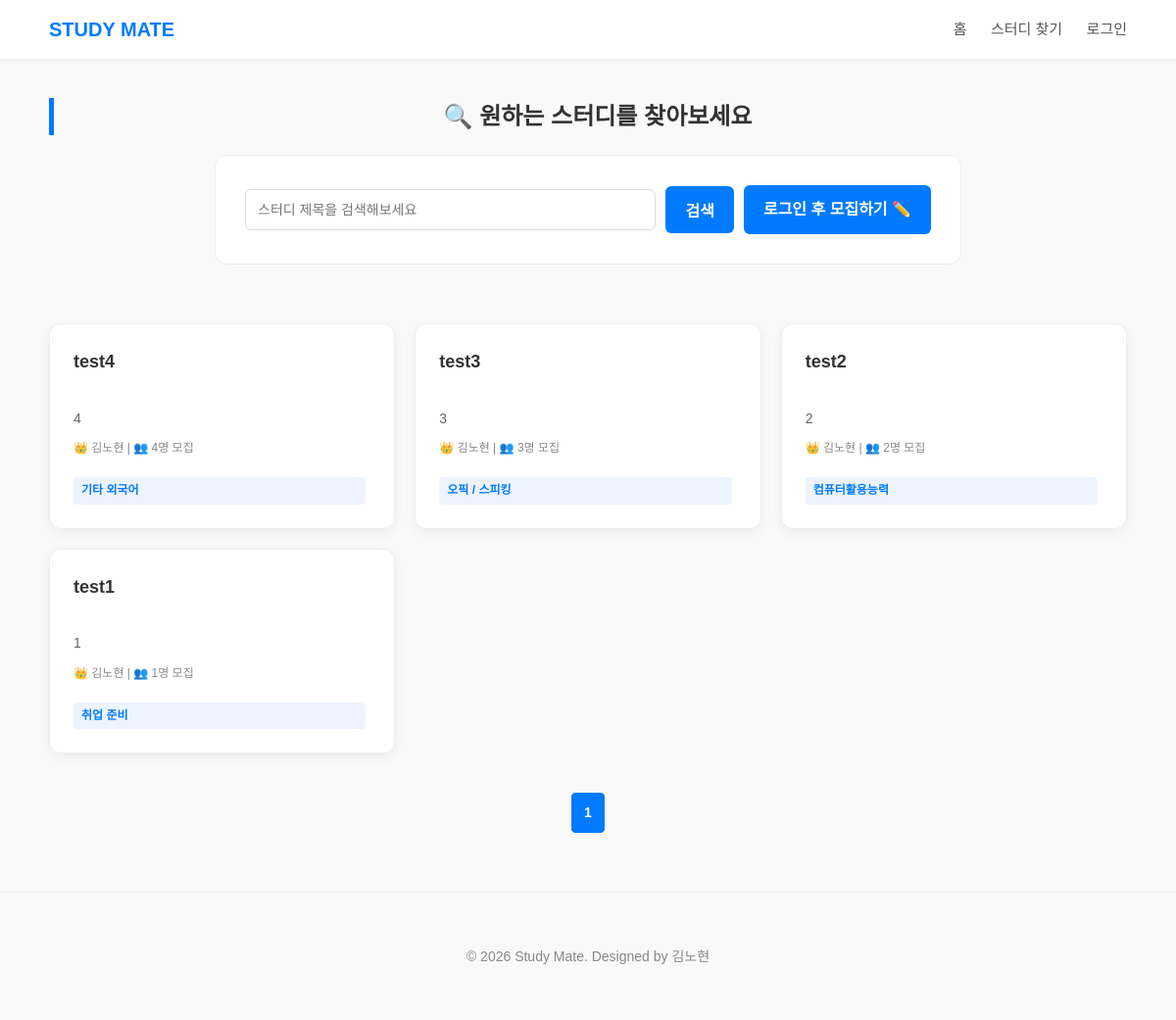
The app's page /study with its own data.
### models.py (models this page shows, shortened)
class Study(db.Model):
    __tablename__ = 'study'
    id = db.Column(db.Integer, primary_key=True)
    title = db.Column(db.String(200), nullable=False)    # 제목
    category = db.Column(db.String(50), nullable=False)  # 카테고리
    member_count = db.Column(db.Integer, nullable=False) # 모집인원
    content = db.Column(db.Text, nullable=False)         # 상세내용
    date = db.Column(db.DateTime, default=get_kst_now)   # 작성시간(한국시간)
    writer = db.Column(db.String(50), nullable=False)
    chat_link = db.Column(db.String(300), nullable=True)

### app.py (the view)
@app.route('/study')
def study():
    page = request.args.get('page', 1, type=int) # 페이지 번호 (기본 1)
    keyword = request.args.get('keyword', type=str, default='') # 검색어 가져오기
    query = Study.query.order_by(Study.date.desc())
    if keyword:
        query = query.filter(Study.title.contains(keyword))
    pagination = query.paginate(page=page, per_page=9)
    return render_template(
        'study.html',
        pagination=pagination,
        user_nickname=session.get('user_nickname'),
        keyword=keyword  # 검색어도 같이 템플릿으로 보내줍니다 (검색창 유지용)
    )

### templates/study.html (shortened to what this page needs)
<!DOCTYPE html>
<html lang="ko">
<head>
    <link rel="stylesheet" href="{{ url_for('static', filename='css/style.css') }}">
</head>
<body>
    <header>
        <div class="nav-container">
            <a href="{{ url_for('index') }}" class="logo">STUDY MATE</a>
            <nav class="nav-menu">
                <a href="{{ url_for('index') }}">홈</a>
                <a href="{{ url_for('study') }}">스터디 찾기</a>
                {% if user_nickname %}
                <div class="user-dropdown">
                    <button class="user-btn" onclick="toggleDropdown()">
                        {{ user_nickname }} <span class="arrow">▾</span>
                    </button>
                    <div class="dropdown-menu" id="dropdownMenu">
                        <a href="{{ url_for('mypage') }}">마이페이지</a>
                        <a href="{{ url_for('my_posts') }}">내가 쓴 글</a>
                        <hr>
                        <a href="{{ url_for('logout') }}">로그아웃</a>
                    </div>
                </div>
                {% else %}
                    <a href="{{ url_for('login') }}">로그인</a>
                {% endif %}
            </nav>
        </div>
    </header>
    <main>
        <section style="text-align: center;">
            <h2>🔍 원하는 스터디를 찾아보세요</h2>
            <form action="{{ url_for('study') }}" method="GET" class="search-box">
                <input type="text" name="keyword" placeholder="스터디 제목을 검색해보세요"
                    value="{{ keyword if keyword else '' }}" style="margin-bottom: 0;">
                <button type="submit" class="primary-btn" style="width: auto; padding: 12px 20px;">검색</button>
                {% if user_nickname %}
                    <a href="{{ url_for('studywrite') }}" class="write-btn">모집하기 ✏️</a>
                {% else %}
                    <a href="{{ url_for('login') }}" class="write-btn">로그인 후 모집하기 ✏️</a>
                {% endif %}
            </form>
        </section>
        <section>
            <div class="study-list">
                {% for post in pagination.items %}
                <a href="{{ url_for('study_detail', study_id=post.id) }}" style="color: inherit;">
                    <article class="card">
                        <h3>{{ post.title }}</h3>
                        <p style="color: #666; font-size: 14px; margin-bottom: 10px;">
                            {% if post.content|length > 50 %}
                                {{ post.content[:50] }}...
                            {% else %}
                                {{ post.content }}
                            {% endif %}
                        </p>
                        <div style="font-size: 12px; color: #888; margin-bottom: 10px;">
                            <span>👑 {{ post.writer }}</span> |
                            <span>👥 {{ post.member_count }}명 모집</span>
                        </div>
                        <span class="tag">{{ post.category }}</span>
                    </article>
                </a>
                {% endfor %}
            </div>
            {% if pagination.total > 0 %}
            <div class="pagination">
                {% for page_num in pagination.iter_pages() %}
                    {% if page_num %}
                        {% if page_num == pagination.page %}
                            <a href="#" class="active">{{ page_num }}</a> {% else %}
                            <a href="?page={{ page_num }}">{{ page_num }}</a>
                        {% endif %}
                    {% else %}
                        <span>...</span>
                    {% endif %}
                {% endfor %}
            </div>
            {% endif %}
        </section>
    </main>
    <footer>
        <p>© 2026 Study Mate. Designed by 김노현</p>
    </footer>
</body>
</html>

### static/css/style.css (style rules this page uses)
body { font-family: 'Noto Sans KR', sans-serif; margin: 0; padding: 0; line-height: 1.6; color: #333; background-color: #f9f9f9; }
a { text-decoration: none; color:inherit; }
header { background-color: white; box-shadow: 0 2px 4px rgba(0, 0, 0, 0.05); position: sticky; top: 0; z-index: 1000; }
.nav-container { max-width: 1100px; margin: 0 auto; padding: 0 20px; height: 60px; display: flex; justify-content: space-between; align-items: center; }
.logo { font-size: 20px; font-weight: bold; color: #007bff; }
.nav-menu > a { color: #555; margin-left: 20px; font-size: 15px; transition: color 0.3s; }
main { max-width: 1100px; margin: 40px auto; padding: 0 20px; }
section { margin-bottom: 60px; }
h2 { border-left: 5px solid #007bff; padding-left: 15px; font-size: 24px; margin-bottom: 20px; }
.study-list { display: flex; gap: 20px; flex-wrap: wrap; }
.card { flex: 1; min-width: 280px; background: white; border: 1px solid #eee; padding: 24px; border-radius: 12px; box-shadow: 0 4px 12px rgba(0, 0, 0, 0.05); transition: transform 0.2s, box-shadow 0.2s; }
.card h3 { margin-top: 0; font-size: 18px; }
.tag { display: inline-block; background: #eef4ff; color:#007bff; padding: 4px 8px; border-radius: 4px; font-size: 12px; font-weight: bold; margin-top: 10px; margin-right: 5px; }
form { background: white; padding: 30px; border-radius: 12px; border: 1px solid #eee; }
input, select, textarea { width: 100%; padding: 12px; border: 1px solid #ddd; border-radius: 6px; box-sizing: border-box; font-size: 14px; font-family : 'Noto Sans KR', sans-serif; }
.primary-btn { width: 100%; padding: 14px; background-color: #007bff; color: white; border: none; border-radius: 6px; font-size: 16px; font-weight: bold; cursor: pointer; transition: background 0.3s; }
.search-box { display: flex; justify-content: center; align-items: center; gap: 10px; max-width: 700px; margin: 0 auto 40px; }
.search-box input { flex: 1; width: auto; margin-bottom: 0; }
.search-box .primary-btn { white-space: nowrap; width: auto; margin-bottom: 0; }
.write-btn { background-color: #007bff; color: white; padding: 12px 20px; border-radius: 6px; font-weight: bold; white-space: nowrap; transition: background 0.3s; display: flex; align-items: center; }
footer { text-align: center; padding: 40px; color: #888; font-size: 14px; border-top: 1px solid #eee; margin-top: 60px; }
.pagination { display: flex; justify-content: center; gap: 10px; margin-top: 40px; }
.pagination a { padding: 8px 12px; border: 1px solid #ddd; border-radius: 4px; color: #555; background: white; font-size: 14px; transition: all 0.2s; }
.pagination a.active { background-color: #007bff; color: white; border-color: #007bff; font-weight: bold; }
.study-list { display: grid; grid-template-columns: repeat(3, 1fr); gap: 20px; }
.card { width: 100%; height: 100%; box-sizing: border-box; display: flex; flex-direction: column; justify-content: space-between; }

### records on screen
Study: title "test4", content "4", writer "김노현", member_count "4", category "기타 외국어"
Study: title "test3", content "3", writer "김노현", member_count "3", category "오픽 / 스피킹"
Study: title "test2", content "2", writer "김노현", member_count "2", category "컴퓨터활용능력"
Study: title "test1", content "1", writer "김노현", member_count "1", category "취업 준비"

### other values on screen
{{ page_num }} "1"
